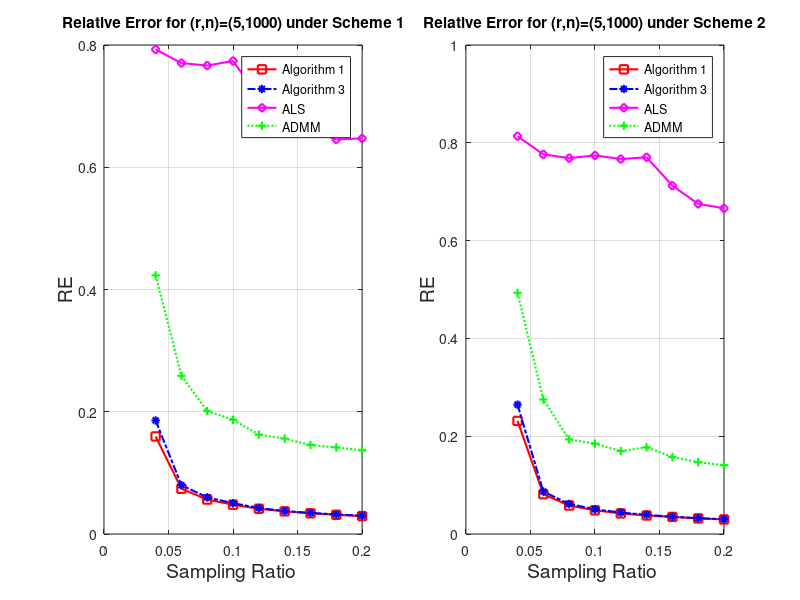

Source code (MATLAB):
load('scheme1_result');
load('scheme2_result');

%% scheme 1 :  nuAMM  = 60;    nuMAPM = 15;   nuALS = 1; 

%% scheme 2 :  nuAMM  = 66.8;  nuMAPM = 15;   nuALS = 1;

nr = 1000;  nc = 1000;

rstar = 5;   noiseratio = 0.1;

SR_list = [0.04   0.06   0.08    0.10     0.12    0.14   0.16    0.18   0.2];

%% ***************************************************************************************************
subplot(1,2,1);
h=plot(SR_list,AMM_averelerr1,'rs-', SR_list,Brid_averelerr1,'b*-.',SR_list,ALS_averelerr1,'md-',SR_list,Toh_averelerr1,'g+:');
set(h,'LineWidth',1.5) 
xlabel('Sampling Ratio ');   ylabel('RE');
set(get(gca,'XLabel'),'FontSize',14);
set(get(gca,'YLabel'),'FontSize',14);
legend('Algorithm 1','Algorithm 3','ALS','ADMM');
title('Relative Error for (r,n)=(5,1000) under Scheme 1')
grid on
hold on;


subplot(1,2,2);
h=plot(SR_list,AMM_averelerr2,'rs-', SR_list,Brid_averelerr2,'b*-.',SR_list,ALS_averelerr2,'md-',SR_list,Toh_averelerr2,'g+:');
set(h,'LineWidth',1.5) 
xlabel('Sampling Ratio ');   ylabel('RE');
set(get(gca,'XLabel'),'FontSize',14);
set(get(gca,'YLabel'),'FontSize',14);
legend('Algorithm 1','Algorithm 3','ALS','ADMM');
title('Relative Error for (r,n)=(5,1000) under Scheme 2')
grid on
hold on;

















